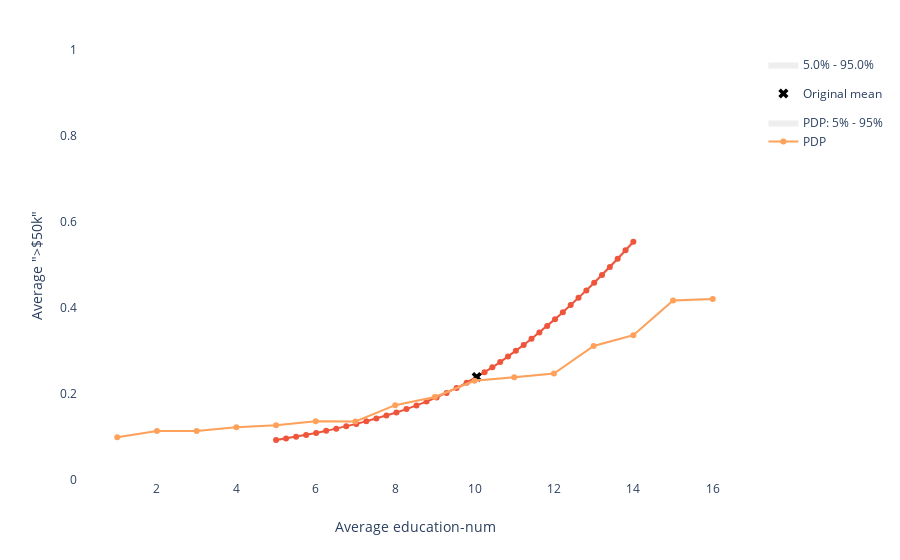

Here is the notebook cell this chart was saved with:
### Code cell
plot_all("education-num", n_samples=30)
